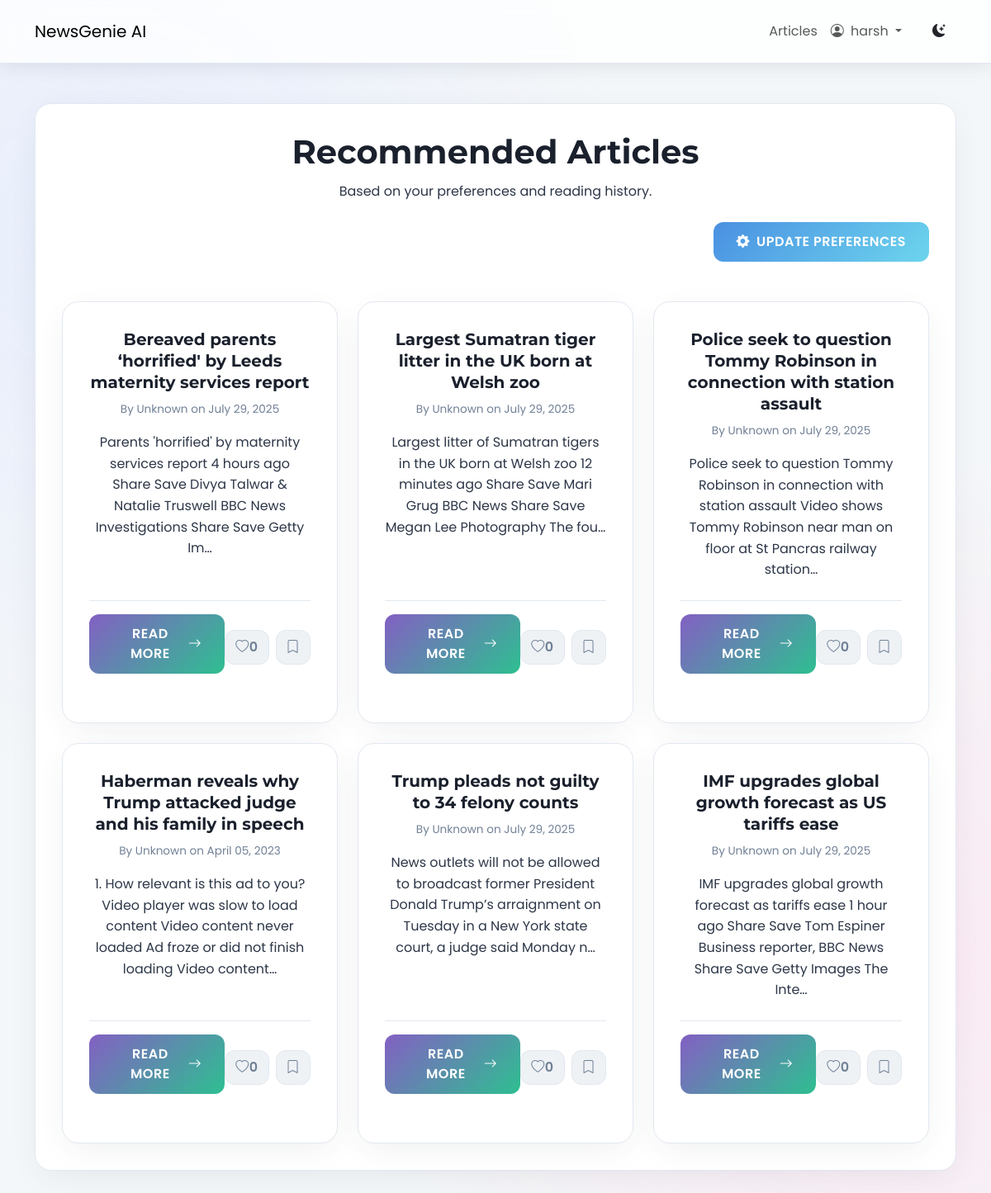
The app's page /recommendations/ (signed in) with its own data.
### news/models.py (models this page shows, shortened)
class Article(models.Model):
    title = models.CharField(max_length=255)
    author = models.CharField(max_length=100, default="Unknown")
    content = models.TextField()
    url = models.URLField(unique=True)
    source = models.CharField(max_length=100)
    published_at = models.DateTimeField()
    summary = models.TextField(blank=True, null=True)
    category = models.ManyToManyField(Category, related_name='articles')
    approved = models.BooleanField(default=False)
    audio_file = models.FileField(upload_to='news_audio/', blank=True, null=True)
    @property
    def total_likes(self):
        return self.likes.count()
    def approved_status(self):
        return self.approved
    approved_status.boolean = True
    approved_status.short_description = "Approved"

### news/views.py (the view)
# urls.py: path('recommendations/', views.personalized_recommendations, name="recommendations"),
@login_required
def personalized_recommendations(request):
    user_pref = UserPreference.objects.filter(user=request.user).first()
    articles = Article.objects.none()
    if user_pref and user_pref.preferred_categories.exists():
        articles = articles.filter(
            category__in=user_pref.preferred_categories.all(),
            approved=True
        ).distinct()
    if not articles.exists():
        articles = Article.objects.filter(approved=True).order_by('?')[:6]
    if request.user.is_authenticated:
        liked_articles_ids = ArticleLike.objects.filter(user=request.user, article__in=articles).values_list('article__id', flat=True)
        bookmarked_articles_ids = Bookmark.objects.filter(user=request.user, article__in=articles).values_list('article__id', flat=True)
        for article in articles:
            article.is_liked_by_user = article.id in liked_articles_ids
            article.is_bookmarked_by_user = article.id in bookmarked_articles_ids
    else:
        for article in articles:
            article.is_liked_by_user = False
            article.is_bookmarked_by_user = False
    return render(request, "news/personalized_recommendations.html", {"articles": articles})

### news/templates/news/personalized_recommendations.html (shortened to what this page needs)
{% extends 'news/base.html' %}
{% load static %}
{% block content %}
<div class="recommendations-container text-center app-card mt-5">
    <div class="page-header-section">
        <h1 class="page-title-heading">Recommended Articles</h1>
        <p class="page-subtitle-text">Based on your preferences and reading history.</p>
    </div>
    <div class="mt-4 text-end">
        <a href="{% url 'news:preferences' %}" class="btn app-btn primary-btn update-preferences-btn">
            <i class="bi bi-gear-fill me-2"></i> Update Preferences
        </a>
    </div>
    {% if articles %}
    <div class="row row-cols-1 row-cols-md-2 row-cols-lg-3 g-4 article-grid mt-4">
        {% for article in articles %}
        <div class="col">
            <div class="app-card article-card h-100">
                <div class="card-body d-flex flex-column">
                    <h5 class="card-title-article">{{ article.title }}</h5>
                    <p class="card-meta-info">By {{ article.author }} on {{ article.published_at|date:"F d, Y" }}</p>
                    <p class="card-text-summary">{{ article.summary|default:article.content|truncatechars:150 }}</p>
                    <div class="mt-auto article-actions">
                        <a href="{% url 'news:detail' article.pk %}" class="btn app-btn read-more-btn article-card-read-more">Read More <i class="bi bi-arrow-right"></i></a>
                        <div class="d-flex gap-2 justify-content-end button-group-actions mt-2">
                            <button class="btn app-btn icon-btn like-btn {% if article.is_liked_by_user %}liked{% endif %}" data-article-id="{{ article.pk }}" {% if not user.is_authenticated %}disabled title="Login to like" {% endif %}>
                                <i class="bi {% if article.is_liked_by_user %}bi-heart-fill{% else %}bi-heart{% endif %}"></i>
                                <span class="like-count">{{ article.total_likes }}</span>
                            </button>
                            <button class="btn app-btn icon-btn bookmark-btn " data-article-id="{{ article.pk }}" >
                                <i class="bi {% if article.is_bookmarked_by_user %}bi-bookmark-fill{% else %}bi-bookmark{% endif %}"></i>
                            </button>
                        </div>
                    </div>
                </div>
                <div class="card-footer article-card-footer">
                    {% for category in article.category.all %}
                        <span class="badge category-pill-small me-1">{{ category.name }}</span>
                    {% endfor %}
                </div>
            </div>
        </div>
        {% endfor %}
    </div>
    {% else %}
    <div class="text-center py-5">
        <p class="lead">No articles found matching your preferences. <br> Please update your <a href="{% url 'news:preferences' %}">preferences</a> or browse all articles.</p>
        <a href="{% url 'news:article_list' %}" class="btn app-btn primary-btn mt-3">Browse Articles</a>
    </div>
    {% endif %}
</div>
{% endblock %}

### templates/news/base.html (shortened to what this page needs)
{% load static %}
<!DOCTYPE html>
<html lang="en">
<head>
    <link href="https://cdn.jsdelivr.net/npm/bootstrap@5.3.0/dist/css/bootstrap.min.css" rel="stylesheet">
    <link rel="stylesheet" href="https://cdn.jsdelivr.net/npm/bootstrap-icons@1.10.5/font/bootstrap-icons.css">
    <link rel="stylesheet" href="{% static 'css/newsgenie.css' %}">
</head>
<body class="{{ request.COOKIES.theme|default:'light' }}-mode">
    <header class="app-navbar navbar navbar-expand-lg sticky-top">
        <div class="container">
            <a class="navbar-brand navbar-brand-custom" href="{% url 'news:homepage' %}">NewsGenie AI</a>
            <div class="collapse navbar-collapse" id="navbarNav">
                <ul class="navbar-nav ms-auto align-items-center">
                    <li class="nav-item">
                        <a class="nav-link nav-link-custom" href="{% url 'news:article_list' %}">Articles</a>
                    </li>
                    {% if user.is_authenticated %}
                        <li class="nav-item dropdown">
                            <a class="nav-link nav-link-custom dropdown-toggle" href="#" id="navbarDropdown" role="button" data-bs-toggle="dropdown" aria-expanded="false">
                                <i class="bi bi-person-circle me-1"></i> {{ user.username }}
                            </a>
                        </li>
                    {% endif %}
                    <li class="nav-item ms-3">
                        <button id="theme-toggle" class="btn theme-toggle-btn">
                            <i class="bi bi-moon-stars-fill"></i>
                        </button>
                    </li>
                </ul>
            </div>
        </div>
    </header>
    <main class="container my-5 app-content-wrapper">
        {% block content %}{% endblock %}
    </main>
</body>
</html>

### news/static/css/newsgenie.css (style rules this page uses)
:root { --font-heading: 'Montserrat', sans-serif; --font-body: 'Poppins', sans-serif; --light-bg-primary: #f4f7f9; --light-bg-secondary: #ffffff; --light-bg-tertiary: #eef2f5; --light-text-primary: #2d3748; --light-text-secondary: #718096; --light-heading-color: #1a202c; --light-border-color: #e2e8f0; --light-shadow-color: rgba(45, 55, 72, 0.1); --dark-bg-primary: #12121a; --dark-bg-secondary: #1a1a26; --dark-bg-tertiary: #242430; --dark-text-primary: #a9b3c1; --dark-text-secondary: #8a93a2; --dark-heading-color: #e8ecf3; --dark-border-color: #333344; --dark-shadow-color: rgba(0, 0, 0, 0.25); --accent-purple-start: #8360c3; --accent-purple-end: #2ebf91; --accent-blue-start: #4a90e2; --accent-blue-end: #6dd5ed; --accent-pink-start: #d4418e; --accent-pink-end: #0652c5; --accent-red: #e53e3e; --accent-green: #38a169; --accent-yellow: #d69e2e; --gradient-primary: linear-gradient(135deg, var(--accent-purple-start) 0%, var(--accent-purple-end) 100%); --gradient-secondary: linear-gradient(135deg, var(--accent-blue-start) 0%, var(--accent-blue-end) 100%); --gradient-danger: linear-gradient(135deg, var(--accent-pink-start) 0%, var(--accent-pink-end) 100%); --gradient-text: linear-gradient(135deg, #6a11cb 0%, #2575fc 100%); --border-radius-sm: 8px; --border-radius-md: 12px; --border-radius-lg: 20px; --spacing-xs: 4px; --spacing-sm: 8px; --spacing-md: 16px; --spacing-lg: 24px; --spacing-xl: 32px; --spacing-xxl: 48px; --transition-fast: 0.15s ease-in-out; --transition-normal: 0.3s cubic-bezier(0.25, 0.8, 0.25, 1); --transition-slow: 0.5s ease-in-out; }
*, *::before, *::after { box-sizing: border-box; margin: 0; padding: 0; }
html { scroll-behavior: smooth; }
body { font-family: var(--font-body); font-size: 16px; line-height: 1.7; background-color: var(--light-bg-primary); color: var(--light-text-primary); transition: background-color var(--transition-normal), color var(--transition-normal); position: relative; min-height: 100vh; overflow-x: hidden; }
body::before { content: ''; position: fixed; top: 0; left: 0; width: 100%; height: 100%; z-index: -1; pointer-events: none; background: radial-gradient(circle at 10% 20%, #e0e7ff, transparent 40%), radial-gradient(circle at 90% 80%, #ffe0f0, transparent 40%); opacity: 0.6; transition: opacity var(--transition-slow); }
h1, h2, h3, h4, h5, h6 { font-family: var(--font-heading); font-weight: 700; color: var(--light-heading-color); line-height: 1.3; transition: color var(--transition-normal); }
a { color: var(--accent-purple-start); text-decoration: none; transition: color var(--transition-fast); }
.app-card { background-color: var(--light-bg-secondary); border-radius: var(--border-radius-lg); box-shadow: 0 10px 40px -10px var(--light-shadow-color); border: 1px solid var(--light-border-color); transition: all var(--transition-normal); padding: var(--spacing-xl); }
.app-btn { padding: 12px 28px; font-size: 1rem; font-weight: 600; border-radius: var(--border-radius-md); border: none; cursor: pointer; transition: all var(--transition-normal); text-align: center; display: inline-flex; align-items: center; justify-content: center; text-transform: uppercase; letter-spacing: 0.5px; }
.app-btn.primary-btn { background: var(--gradient-secondary); color: white; }
.app-navbar { background-color: rgba(255, 255, 255, 0.8) !important; backdrop-filter: saturate(180%) blur(10px); box-shadow: 0 4px 20px var(--light-shadow-color); border-bottom: 1px solid var(--light-border-color); transition: all var(--transition-normal); padding: 1rem 0; }
.article-card { border-width: 1px; display: flex; flex-direction: column; }
.card-title-article { font-weight: 700; font-size: 1.25rem; margin-bottom: 0.5rem; }
.card-meta-info { font-size: 0.85rem; color: var(--light-text-secondary); margin-bottom: 1rem; }
.card-text-summary { line-height: 1.6; margin-bottom: 1.5rem; flex-grow: 1; }
.article-actions { display: flex; justify-content: space-between; align-items: center; padding-top: 1rem; border-top: 1px solid var(--light-border-color); }
.read-more-btn { background: var(--gradient-primary); color: white; }
.button-group-actions .icon-btn { background-color: var(--light-bg-tertiary) !important; color: var(--light-text-secondary) !important; border: 1px solid var(--light-border-color); padding: 8px 12px; font-size: 1rem; border-radius: var(--border-radius-md); }

### records on screen
Article: title "Bereaved parents ‘horrified' by Leeds maternity services report", author "Unknown", published_at "July 29, 2025", summary "Parents 'horrified' by maternity services report 4 hours ago Share Save Divya Talwar & Natalie Truswell BBC News Investigations Share Save Getty Im…", total_likes "0"
Article: title "Largest Sumatran tiger litter in the UK born at Welsh zoo", author "Unknown", published_at "July 29, 2025", summary "Largest litter of Sumatran tigers in the UK born at Welsh zoo 12 minutes ago Share Save Mari Grug BBC News Share Save Megan Lee Photography The fou…", total_likes "0"
Article: title "Police seek to question Tommy Robinson in connection with station assault", author "Unknown", published_at "July 29, 2025", summary "Police seek to question Tommy Robinson in connection with station assault Video shows Tommy Robinson near man on floor at St Pancras railway station…", total_likes "0"
Article: title "Haberman reveals why Trump attacked judge and his family in speech", author "Unknown", published_at "April 05, 2023", summary "1. How relevant is this ad to you? Video player was slow to load content Video content never loaded Ad froze or did not finish loading Video content…", total_likes "0"
Article: title "Trump pleads not guilty to 34 felony counts", author "Unknown", published_at "July 29, 2025", summary "News outlets will not be allowed to broadcast former President Donald Trump’s arraignment on Tuesday in a New York state court, a judge said Monday n…", total_likes "0"
Article: title "IMF upgrades global growth forecast as US tariffs ease", author "Unknown", published_at "July 29, 2025", summary "IMF upgrades global growth forecast as tariffs ease 1 hour ago Share Save Tom Espiner Business reporter, BBC News Share Save Getty Images The Inte…", total_likes "0"

### other values on screen
{{ user.username }} "harsh"
